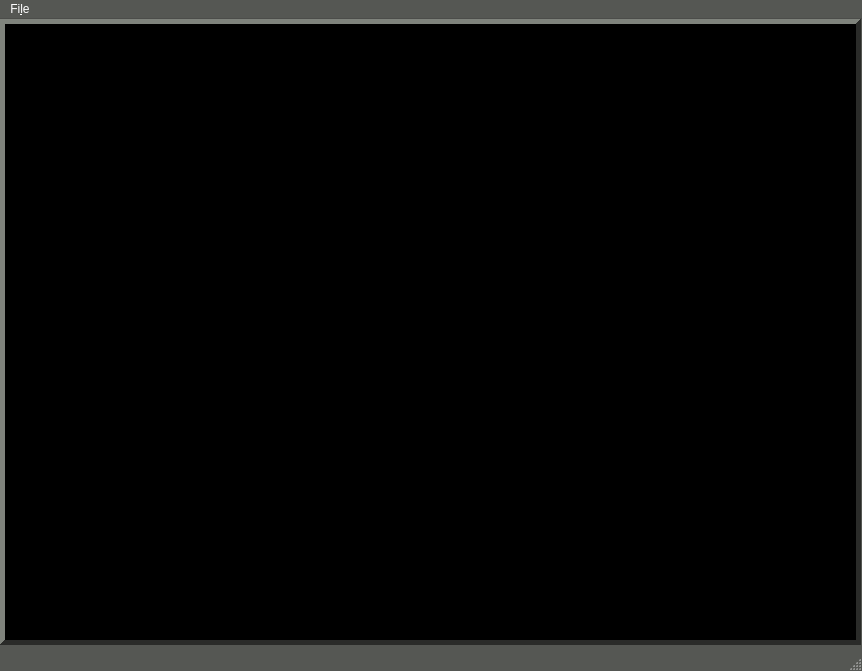
<?xml version="1.0" encoding="UTF-8"?>
<ui version="4.0">
 <class>MainWindow</class>
 <widget class="QMainWindow" name="MainWindow">
  <property name="geometry">
   <rect>
    <x>0</x>
    <y>0</y>
    <width>862</width>
    <height>671</height>
   </rect>
  </property>
  <property name="palette">
   <palette>
    <active>
     <colorrole role="WindowText">
      <brush brushstyle="SolidPattern">
       <color alpha="255">
        <red>255</red>
        <green>255</green>
        <blue>255</blue>
       </color>
      </brush>
     </colorrole>
     <colorrole role="Button">
      <brush brushstyle="SolidPattern">
       <color alpha="255">
        <red>85</red>
        <green>87</green>
        <blue>83</blue>
       </color>
      </brush>
     </colorrole>
     <colorrole role="Light">
      <brush brushstyle="SolidPattern">
       <color alpha="255">
        <red>127</red>
        <green>131</green>
        <blue>124</blue>
       </color>
      </brush>
     </colorrole>
     <colorrole role="Midlight">
      <brush brushstyle="SolidPattern">
       <color alpha="255">
        <red>106</red>
        <green>109</green>
        <blue>103</blue>
       </color>
      </brush>
     </colorrole>
     <colorrole role="Dark">
      <brush brushstyle="SolidPattern">
       <color alpha="255">
        <red>42</red>
        <green>43</green>
        <blue>41</blue>
       </color>
      </brush>
     </colorrole>
     <colorrole role="Mid">
      <brush brushstyle="SolidPattern">
       <color alpha="255">
        <red>56</red>
        <green>58</green>
        <blue>55</blue>
       </color>
      </brush>
     </colorrole>
     <colorrole role="Text">
      <brush brushstyle="SolidPattern">
       <color alpha="255">
        <red>255</red>
        <green>255</green>
        <blue>255</blue>
       </color>
      </brush>
     </colorrole>
     <colorrole role="BrightText">
      <brush brushstyle="SolidPattern">
       <color alpha="255">
        <red>255</red>
        <green>255</green>
        <blue>255</blue>
       </color>
      </brush>
     </colorrole>
     <colorrole role="ButtonText">
      <brush brushstyle="SolidPattern">
       <color alpha="255">
        <red>255</red>
        <green>255</green>
        <blue>255</blue>
       </color>
      </brush>
     </colorrole>
     <colorrole role="Base">
      <brush brushstyle="SolidPattern">
       <color alpha="255">
        <red>0</red>
        <green>0</green>
        <blue>0</blue>
       </color>
      </brush>
     </colorrole>
     <colorrole role="Window">
      <brush brushstyle="SolidPattern">
       <color alpha="255">
        <red>85</red>
        <green>87</green>
        <blue>83</blue>
       </color>
      </brush>
     </colorrole>
     <colorrole role="Shadow">
      <brush brushstyle="SolidPattern">
       <color alpha="255">
        <red>0</red>
        <green>0</green>
        <blue>0</blue>
       </color>
      </brush>
     </colorrole>
     <colorrole role="AlternateBase">
      <brush brushstyle="SolidPattern">
       <color alpha="255">
        <red>42</red>
        <green>43</green>
        <blue>41</blue>
       </color>
      </brush>
     </colorrole>
     <colorrole role="ToolTipBase">
      <brush brushstyle="SolidPattern">
       <color alpha="255">
        <red>255</red>
        <green>255</green>
        <blue>220</blue>
       </color>
      </brush>
     </colorrole>
     <colorrole role="ToolTipText">
      <brush brushstyle="SolidPattern">
       <color alpha="255">
        <red>0</red>
        <green>0</green>
        <blue>0</blue>
       </color>
      </brush>
     </colorrole>
    </active>
    <inactive>
     <colorrole role="WindowText">
      <brush brushstyle="SolidPattern">
       <color alpha="255">
        <red>255</red>
        <green>255</green>
        <blue>255</blue>
       </color>
      </brush>
     </colorrole>
     <colorrole role="Button">
      <brush brushstyle="SolidPattern">
       <color alpha="255">
        <red>85</red>
        <green>87</green>
        <blue>83</blue>
       </color>
      </brush>
     </colorrole>
     <colorrole role="Light">
      <brush brushstyle="SolidPattern">
       <color alpha="255">
        <red>127</red>
        <green>131</green>
        <blue>124</blue>
       </color>
      </brush>
     </colorrole>
     <colorrole role="Midlight">
      <brush brushstyle="SolidPattern">
       <color alpha="255">
        <red>106</red>
        <green>109</green>
        <blue>103</blue>
       </color>
      </brush>
     </colorrole>
     <colorrole role="Dark">
      <brush brushstyle="SolidPattern">
       <color alpha="255">
        <red>42</red>
        <green>43</green>
        <blue>41</blue>
       </color>
      </brush>
     </colorrole>
     <colorrole role="Mid">
      <brush brushstyle="SolidPattern">
       <color alpha="255">
        <red>56</red>
        <green>58</green>
        <blue>55</blue>
       </color>
      </brush>
     </colorrole>
     <colorrole role="Text">
      <brush brushstyle="SolidPattern">
       <color alpha="255">
        <red>255</red>
        <green>255</green>
        <blue>255</blue>
       </color>
      </brush>
     </colorrole>
     <colorrole role="BrightText">
      <brush brushstyle="SolidPattern">
       <color alpha="255">
        <red>255</red>
        <green>255</green>
        <blue>255</blue>
       </color>
      </brush>
     </colorrole>
     <colorrole role="ButtonText">
      <brush brushstyle="SolidPattern">
       <color alpha="255">
        <red>255</red>
        <green>255</green>
        <blue>255</blue>
       </color>
      </brush>
     </colorrole>
     <colorrole role="Base">
      <brush brushstyle="SolidPattern">
       <color alpha="255">
        <red>0</red>
        <green>0</green>
        <blue>0</blue>
       </color>
      </brush>
     </colorrole>
     <colorrole role="Window">
      <brush brushstyle="SolidPattern">
       <color alpha="255">
        <red>85</red>
        <green>87</green>
        <blue>83</blue>
       </color>
      </brush>
     </colorrole>
     <colorrole role="Shadow">
      <brush brushstyle="SolidPattern">
       <color alpha="255">
        <red>0</red>
        <green>0</green>
        <blue>0</blue>
       </color>
      </brush>
     </colorrole>
     <colorrole role="AlternateBase">
      <brush brushstyle="SolidPattern">
       <color alpha="255">
        <red>42</red>
        <green>43</green>
        <blue>41</blue>
       </color>
      </brush>
     </colorrole>
     <colorrole role="ToolTipBase">
      <brush brushstyle="SolidPattern">
       <color alpha="255">
        <red>255</red>
        <green>255</green>
        <blue>220</blue>
       </color>
      </brush>
     </colorrole>
     <colorrole role="ToolTipText">
      <brush brushstyle="SolidPattern">
       <color alpha="255">
        <red>0</red>
        <green>0</green>
        <blue>0</blue>
       </color>
      </brush>
     </colorrole>
    </inactive>
    <disabled>
     <colorrole role="WindowText">
      <brush brushstyle="SolidPattern">
       <color alpha="255">
        <red>42</red>
        <green>43</green>
        <blue>41</blue>
       </color>
      </brush>
     </colorrole>
     <colorrole role="Button">
      <brush brushstyle="SolidPattern">
       <color alpha="255">
        <red>85</red>
        <green>87</green>
        <blue>83</blue>
       </color>
      </brush>
     </colorrole>
     <colorrole role="Light">
      <brush brushstyle="SolidPattern">
       <color alpha="255">
        <red>127</red>
        <green>131</green>
        <blue>124</blue>
       </color>
      </brush>
     </colorrole>
     <colorrole role="Midlight">
      <brush brushstyle="SolidPattern">
       <color alpha="255">
        <red>106</red>
        <green>109</green>
        <blue>103</blue>
       </color>
      </brush>
     </colorrole>
     <colorrole role="Dark">
      <brush brushstyle="SolidPattern">
       <color alpha="255">
        <red>42</red>
        <green>43</green>
        <blue>41</blue>
       </color>
      </brush>
     </colorrole>
     <colorrole role="Mid">
      <brush brushstyle="SolidPattern">
       <color alpha="255">
        <red>56</red>
        <green>58</green>
        <blue>55</blue>
       </color>
      </brush>
     </colorrole>
     <colorrole role="Text">
      <brush brushstyle="SolidPattern">
       <color alpha="255">
        <red>42</red>
        <green>43</green>
        <blue>41</blue>
       </color>
      </brush>
     </colorrole>
     <colorrole role="BrightText">
      <brush brushstyle="SolidPattern">
       <color alpha="255">
        <red>255</red>
        <green>255</green>
        <blue>255</blue>
       </color>
      </brush>
     </colorrole>
     <colorrole role="ButtonText">
      <brush brushstyle="SolidPattern">
       <color alpha="255">
        <red>42</red>
        <green>43</green>
        <blue>41</blue>
       </color>
      </brush>
     </colorrole>
     <colorrole role="Base">
      <brush brushstyle="SolidPattern">
       <color alpha="255">
        <red>85</red>
        <green>87</green>
        <blue>83</blue>
       </color>
      </brush>
     </colorrole>
     <colorrole role="Window">
      <brush brushstyle="SolidPattern">
       <color alpha="255">
        <red>85</red>
        <green>87</green>
        <blue>83</blue>
       </color>
      </brush>
     </colorrole>
     <colorrole role="Shadow">
      <brush brushstyle="SolidPattern">
       <color alpha="255">
        <red>0</red>
        <green>0</green>
        <blue>0</blue>
       </color>
      </brush>
     </colorrole>
     <colorrole role="AlternateBase">
      <brush brushstyle="SolidPattern">
       <color alpha="255">
        <red>85</red>
        <green>87</green>
        <blue>83</blue>
       </color>
      </brush>
     </colorrole>
     <colorrole role="ToolTipBase">
      <brush brushstyle="SolidPattern">
       <color alpha="255">
        <red>255</red>
        <green>255</green>
        <blue>220</blue>
       </color>
      </brush>
     </colorrole>
     <colorrole role="ToolTipText">
      <brush brushstyle="SolidPattern">
       <color alpha="255">
        <red>0</red>
        <green>0</green>
        <blue>0</blue>
       </color>
      </brush>
     </colorrole>
    </disabled>
   </palette>
  </property>
  <property name="acceptDrops">
   <bool>false</bool>
  </property>
  <property name="windowTitle">
   <string>LytroFake</string>
  </property>
  <widget class="QWidget" name="centralwidget">
   <property name="enabled">
    <bool>true</bool>
   </property>
   <widget class="QLabel" name="label_tela">
    <property name="geometry">
     <rect>
      <x>0</x>
      <y>0</y>
      <width>861</width>
      <height>626</height>
     </rect>
    </property>
    <property name="palette">
     <palette>
      <active>
       <colorrole role="Base">
        <brush brushstyle="SolidPattern">
         <color alpha="255">
          <red>0</red>
          <green>0</green>
          <blue>0</blue>
         </color>
        </brush>
       </colorrole>
       <colorrole role="Window">
        <brush brushstyle="SolidPattern">
         <color alpha="255">
          <red>0</red>
          <green>0</green>
          <blue>0</blue>
         </color>
        </brush>
       </colorrole>
      </active>
      <inactive>
       <colorrole role="Base">
        <brush brushstyle="SolidPattern">
         <color alpha="255">
          <red>0</red>
          <green>0</green>
          <blue>0</blue>
         </color>
        </brush>
       </colorrole>
       <colorrole role="Window">
        <brush brushstyle="SolidPattern">
         <color alpha="255">
          <red>0</red>
          <green>0</green>
          <blue>0</blue>
         </color>
        </brush>
       </colorrole>
      </inactive>
      <disabled>
       <colorrole role="Base">
        <brush brushstyle="SolidPattern">
         <color alpha="255">
          <red>0</red>
          <green>0</green>
          <blue>0</blue>
         </color>
        </brush>
       </colorrole>
       <colorrole role="Window">
        <brush brushstyle="SolidPattern">
         <color alpha="255">
          <red>0</red>
          <green>0</green>
          <blue>0</blue>
         </color>
        </brush>
       </colorrole>
      </disabled>
     </palette>
    </property>
    <property name="cursor">
     <cursorShape>CrossCursor</cursorShape>
    </property>
    <property name="mouseTracking">
     <bool>true</bool>
    </property>
    <property name="focusPolicy">
     <enum>Qt::StrongFocus</enum>
    </property>
    <property name="autoFillBackground">
     <bool>true</bool>
    </property>
    <property name="frameShape">
     <enum>QFrame::Panel</enum>
    </property>
    <property name="frameShadow">
     <enum>QFrame::Raised</enum>
    </property>
    <property name="lineWidth">
     <number>5</number>
    </property>
    <property name="text">
     <string/>
    </property>
    <property name="alignment">
     <set>Qt::AlignCenter</set>
    </property>
    <property name="margin">
     <number>0</number>
    </property>
    <property name="indent">
     <number>0</number>
    </property>
   </widget>
  </widget>
  <widget class="QMenuBar" name="menubar">
   <property name="geometry">
    <rect>
     <x>0</x>
     <y>0</y>
     <width>862</width>
     <height>22</height>
    </rect>
   </property>
   <widget class="QMenu" name="menuFile">
    <property name="title">
     <string>Fi&amp;le</string>
    </property>
    <addaction name="actionOpen"/>
   </widget>
   <addaction name="menuFile"/>
  </widget>
  <widget class="QStatusBar" name="statusbar"/>
  <action name="actionOpen">
   <property name="enabled">
    <bool>true</bool>
   </property>
   <property name="text">
    <string>&amp;Open</string>
   </property>
  </action>
 </widget>
 <resources/>
 <connections/>
 <slots>
  <slot>slot1()</slot>
 </slots>
</ui>
